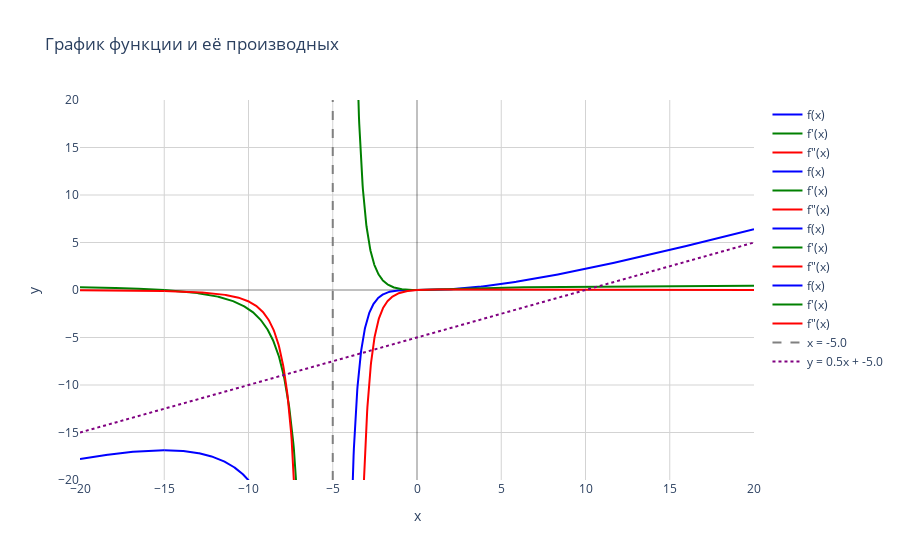
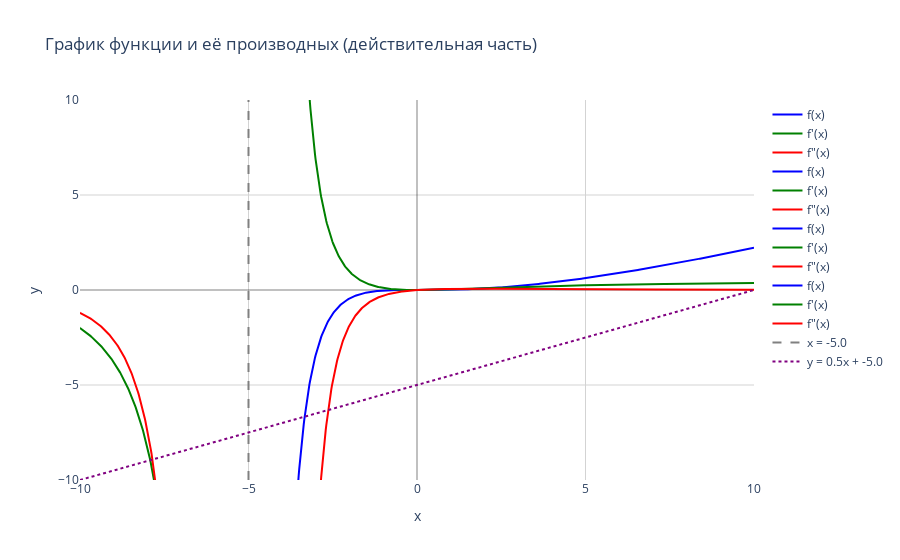

Write notebook code for charts like these, in order.
### Markdown cell above
Условие для заданий 8.1-8.11

Исследуемая функция: $y = \frac{x^3}{2(x+5)^2}$.

### Code cell
from helper.functionanalyzer import FunctionAnalyzer

x = Symbol('x')
f = (x**3)/(2*(x+5)**2)  

# Для анализа только в действительных числах
analyzer_real = FunctionAnalyzer(f, x, x_range = (-20, 20), y_range = (-20, 20), complex_domain=False)
analyzer_real.describe()  # Покажет, что нет пересечений с осью x
analyzer_real.plot()

# Для анализа в комплексных числах
analyzer_complex = FunctionAnalyzer(f, x, complex_domain=True)
analyzer_complex.describe()  # Покажет комплексные корни: i и -i
analyzer_complex.plot()

### Figure 1 — Plotly figure (JSON) as saved in the notebook; plotly's stock layout.template omitted (floating-point values rounded to 4 significant figures; data arrays with more than 128 entries replaced by an {"elided": "..."} marker saying what was removed)
{"data": [{"line": {"color": "blue"}, "name": "f(x)", "type": "scatter", "x": {"elided": "300 float values"}, "y": {"elided": "300 float values"}}, {"line": {"color": "green"}, "name": "f'(x)", "type": "scatter", "x": {"elided": "300 float values"}, "y": {"elided": "300 float values"}}, {"line": {"color": "red"}, "name": "f\"(x)", "type": "scatter", "x": {"elided": "300 float values"}, "y": {"elided": "300 float values"}}, {"line": {"color": "blue"}, "name": "f(x)", "type": "scatter", "x": {"elided": "300 float values"}, "y": {"elided": "300 float values"}}, {"line": {"color": "green"}, "name": "f'(x)", "type": "scatter", "x": {"elided": "300 float values"}, "y": {"elided": "300 float values"}}, {"line": {"color": "red"}, "name": "f\"(x)", "type": "scatter", "x": {"elided": "300 float values"}, "y": {"elided": "300 float values"}}, {"line": {"color": "blue"}, "name": "f(x)", "type": "scatter", "x": {"elided": "300 float values"}, "y": {"elided": "300 float values"}}, {"line": {"color": "green"}, "name": "f'(x)", "type": "scatter", "x": {"elided": "300 float values"}, "y": {"elided": "300 float values"}}, {"line": {"color": "red"}, "name": "f\"(x)", "type": "scatter", "x": {"elided": "300 float values"}, "y": {"elided": "300 float values"}}, {"line": {"color": "blue"}, "name": "f(x)", "type": "scatter", "x": {"elided": "300 float values"}, "y": {"elided": "300 float values"}}, {"line": {"color": "green"}, "name": "f'(x)", "type": "scatter", "x": {"elided": "300 float values"}, "y": {"elided": "300 float values"}}, {"line": {"color": "red"}, "name": "f\"(x)", "type": "scatter", "x": {"elided": "300 float values"}, "y": {"elided": "300 float values"}}, {"line": {"color": "gray", "dash": "dash"}, "mode": "lines", "name": "x = -5.0", "type": "scatter", "x": [-5, -5], "y": [-20, 20]}, {"line": {"color": "purple", "dash": "dot"}, "mode": "lines", "name": "y = 0.5x + -5.0", "type": "scatter", "x": [-20, 20], "y": [-15, 5]}], "layout": {"hovermode": "x unified", "plot_bgcolor": "white", "showlegend": true, "title": {"text": "График функции и её производных"}, "xaxis": {"gridcolor": "lightgray", "range": [-20, 20], "title": {"text": "x"}, "zerolinecolor": "black", "zerolinewidth": 0.5}, "yaxis": {"gridcolor": "lightgray", "range": [-20, 20], "title": {"text": "y"}, "zerolinecolor": "black", "zerolinewidth": 0.5}}}

### Figure 2 — Plotly figure (JSON) as saved in the notebook; plotly's stock layout.template omitted (floating-point values rounded to 4 significant figures; data arrays with more than 128 entries replaced by an {"elided": "..."} marker saying what was removed)
{"data": [{"line": {"color": "blue"}, "name": "f(x)", "type": "scatter", "x": {"elided": "300 float values"}, "y": {"elided": "300 float values"}}, {"line": {"color": "green"}, "name": "f'(x)", "type": "scatter", "x": {"elided": "300 float values"}, "y": {"elided": "300 float values"}}, {"line": {"color": "red"}, "name": "f\"(x)", "type": "scatter", "x": {"elided": "300 float values"}, "y": {"elided": "300 float values"}}, {"line": {"color": "blue"}, "name": "f(x)", "type": "scatter", "x": {"elided": "300 float values"}, "y": {"elided": "300 float values"}}, {"line": {"color": "green"}, "name": "f'(x)", "type": "scatter", "x": {"elided": "300 float values"}, "y": {"elided": "300 float values"}}, {"line": {"color": "red"}, "name": "f\"(x)", "type": "scatter", "x": {"elided": "300 float values"}, "y": {"elided": "300 float values"}}, {"line": {"color": "blue"}, "name": "f(x)", "type": "scatter", "x": {"elided": "300 float values"}, "y": {"elided": "300 float values"}}, {"line": {"color": "green"}, "name": "f'(x)", "type": "scatter", "x": {"elided": "300 float values"}, "y": {"elided": "300 float values"}}, {"line": {"color": "red"}, "name": "f\"(x)", "type": "scatter", "x": {"elided": "300 float values"}, "y": {"elided": "300 float values"}}, {"line": {"color": "blue"}, "name": "f(x)", "type": "scatter", "x": {"elided": "300 float values"}, "y": {"elided": "300 float values"}}, {"line": {"color": "green"}, "name": "f'(x)", "type": "scatter", "x": {"elided": "300 float values"}, "y": {"elided": "300 float values"}}, {"line": {"color": "red"}, "name": "f\"(x)", "type": "scatter", "x": {"elided": "300 float values"}, "y": {"elided": "300 float values"}}, {"line": {"color": "gray", "dash": "dash"}, "mode": "lines", "name": "x = -5.0", "type": "scatter", "x": [-5, -5], "y": [-10, 10]}, {"line": {"color": "purple", "dash": "dot"}, "mode": "lines", "name": "y = 0.5x + -5.0", "type": "scatter", "x": [-10, 10], "y": [-10, 0]}], "layout": {"hovermode": "x unified", "plot_bgcolor": "white", "showlegend": true, "title": {"text": "График функции и её производных (действительная часть)"}, "xaxis": {"gridcolor": "lightgray", "range": [-10, 10], "title": {"text": "x"}, "zerolinecolor": "black", "zerolinewidth": 0.5}, "yaxis": {"gridcolor": "lightgray", "range": [-10, 10], "title": {"text": "y"}, "zerolinecolor": "black", "zerolinewidth": 0.5}}}
